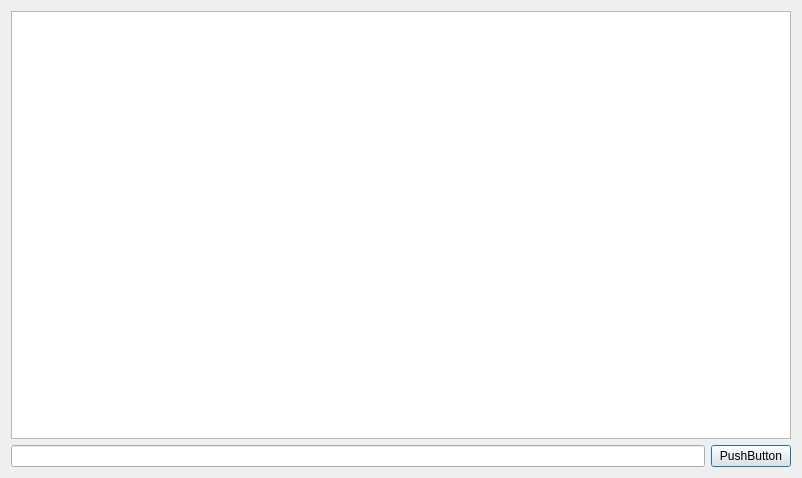
<?xml version="1.0" encoding="UTF-8"?>
<ui version="4.0">
 <class>InodeBitmap</class>
 <widget class="QDialog" name="InodeBitmap">
  <property name="geometry">
   <rect>
    <x>0</x>
    <y>0</y>
    <width>802</width>
    <height>478</height>
   </rect>
  </property>
  <property name="windowTitle">
   <string>Dialog</string>
  </property>
  <layout class="QGridLayout" name="gridLayout">
   <item row="1" column="0">
    <widget class="QLineEdit" name="InputBitmapChange"/>
   </item>
   <item row="1" column="1">
    <widget class="QPushButton" name="ChangeInodeBitmap">
     <property name="text">
      <string>PushButton</string>
     </property>
    </widget>
   </item>
   <item row="0" column="0" colspan="2">
    <widget class="QTextBrowser" name="InodeBitmapText"/>
   </item>
  </layout>
 </widget>
 <resources/>
 <connections/>
</ui>
